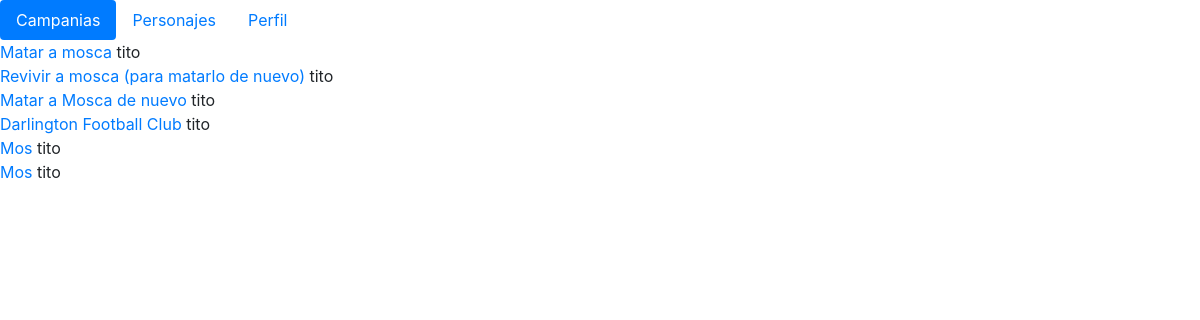
The page /list/ on the database as committed earlier.
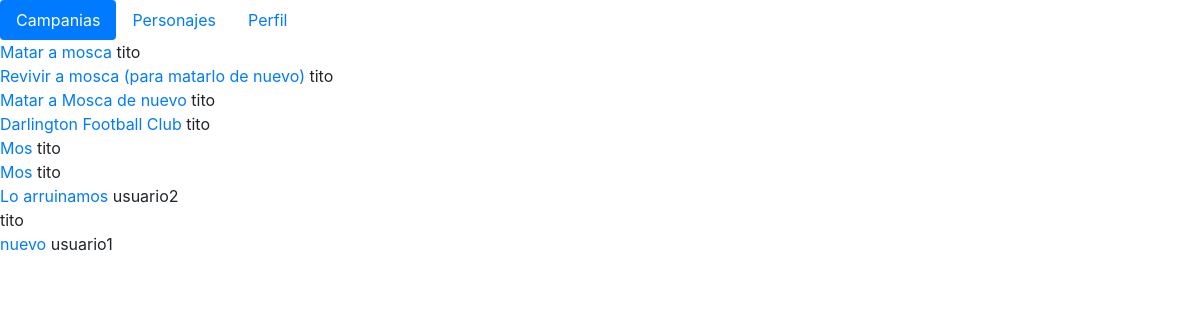
The same page on the database as committed later.
### CampaingApp/models.py (models this page shows, shortened)
class Campaing(models.Model):
    id      = models.UUIDField(primary_key=True, default=uuid.uuid4, editable=False)
    title   = models.CharField(max_length=350, null=False, blank=False)
    master  = models.ForeignKey(User, on_delete=models.PROTECT)

### CampaingApp/views.py (the view)
# urls.py: path('list/', CampList.as_view(), name='camp_list'),
class CampList (View):
    def get(self, request):
        camp = Campaing.objects.all()
        return render(request, "CampList.html", {"camps":camp})

### CampaingApp/templates/CampList.html
{%extends "base.html"%}
{%block content%}
{% for camp in camps %}
<a href="{% url 'QuestDetail' camp.id %}">
    {{ camp.title}}
</a>
{{ camp.master}}
<br>
{% endfor %}
{%endblock%}

### CampaingApp/templates/Base.html (shortened to what this page needs)
<!doctype html>
<html lang="en">
<head>
    <link rel="stylesheet" href="https://stackpath.bootstrapcdn.com/bootstrap/4.5.0/css/bootstrap.min.css"
>
</head>
<body>
    <ul class="nav nav-pills">
        <li class="nav-item">
            <a class="nav-link active" href="{%url 'camp_list'%}">Campanias</a>
        </li>
        <li class="nav-item">
            <a class="nav-link" href="#">Personajes</a>
        </li>
        <li class="nav-item">
            <a class="nav-link" href="#">Perfil</a>
        </li>
    </ul>
    {% block content%}
    {%endblock%}
</body>
</html>

Rows that differ between the two databases and show on the page:
added Campaing: title "Lo arruinamos", master "usuario2"
added Campaing: master "tito"
added Campaing: title "nuevo", master "usuario1"
